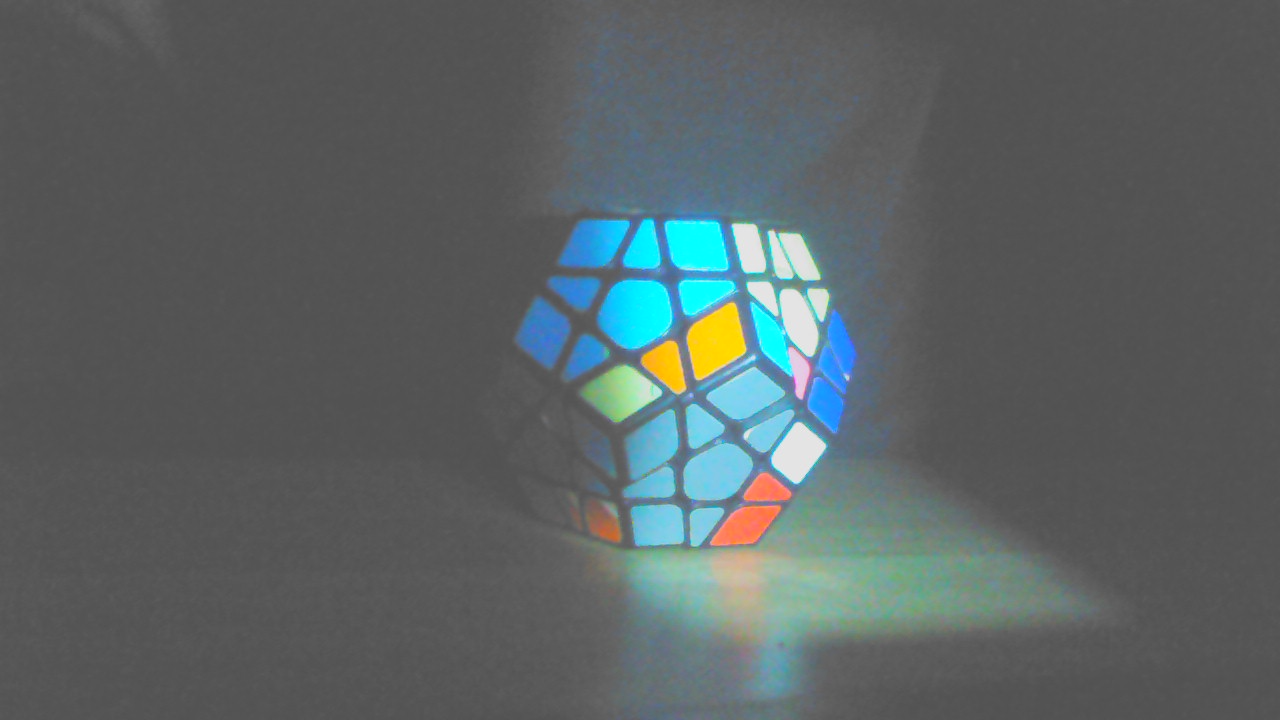
#> input picture CAMR/CAM0-04.png, 1280 x 720 px; its folder holds 4 pictures in this run; the run also reads 1 picture not shown here
$ python Code_2.procimages.py
#> lines starting #> are read from the running program, lines starting #| are printed output that depends on the picture
import numpy as np
import cv2
import os
import glob

def imgdesig(img1, img2):  # define a function for getting dark and light pattern
#> called with img1 = 'CAMR/CAM0-04.png', img2 = 'CAMR/CAM0-03.png'
    old_settings = np.seterr(all='ignore')
    img1 = cv2.imread(img1, cv2.IMREAD_GRAYSCALE)
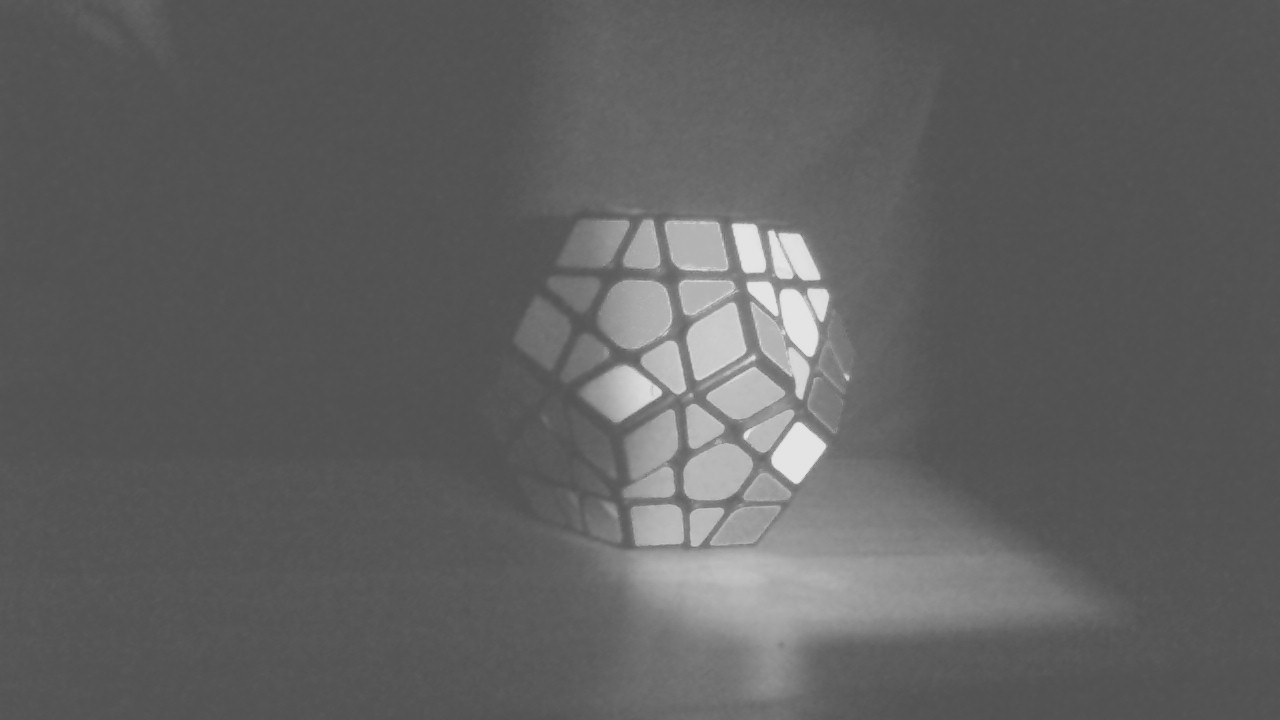
#> img1: shape (720, 1280); min 80, max 243, mean 96.4
    ret, img1 = cv2.threshold(img1, 10, 255, cv2.THRESH_TOZERO)
    img2 = cv2.imread(img2, cv2.IMREAD_GRAYSCALE)
    ret, img2 = cv2.threshold(img2, 10, 255, cv2.THRESH_TOZERO)
    threshold_img = (((img1 // 2) + (img2 // 2)))
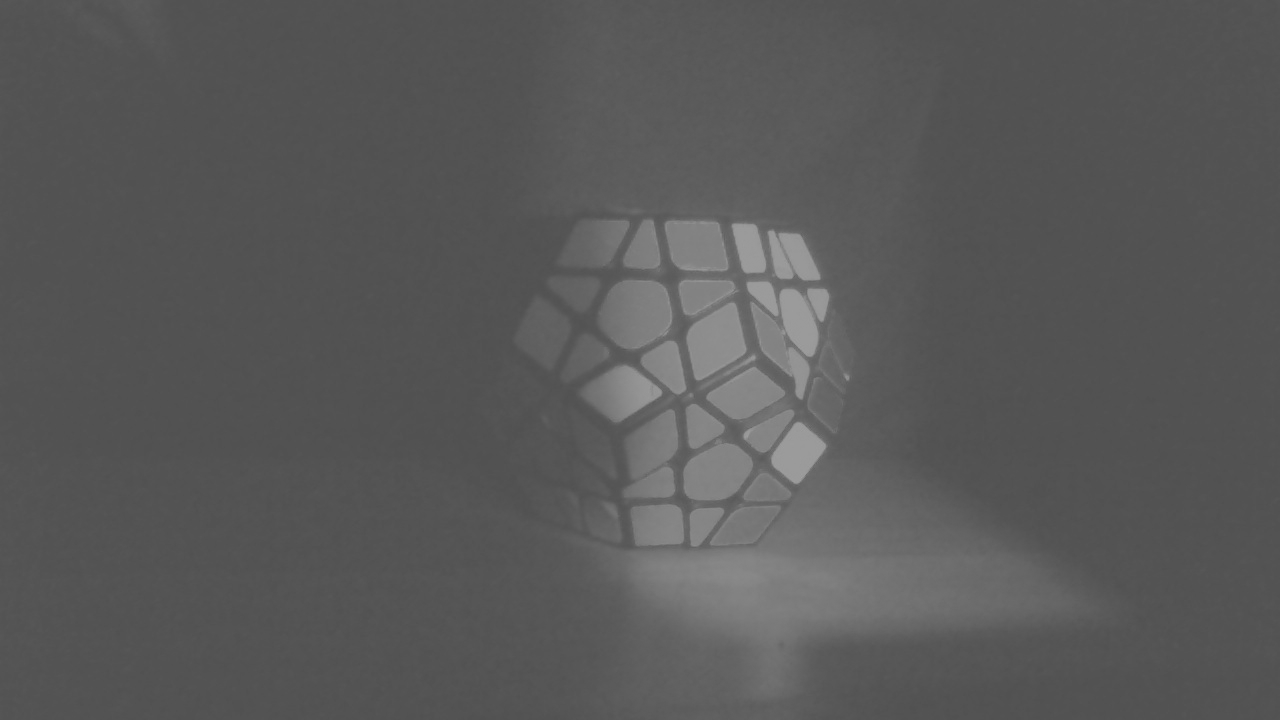
#> threshold_img: shape (720, 1280); min 80, max 162, mean 88.8

    img123 = (np.divide(img1, threshold_img))
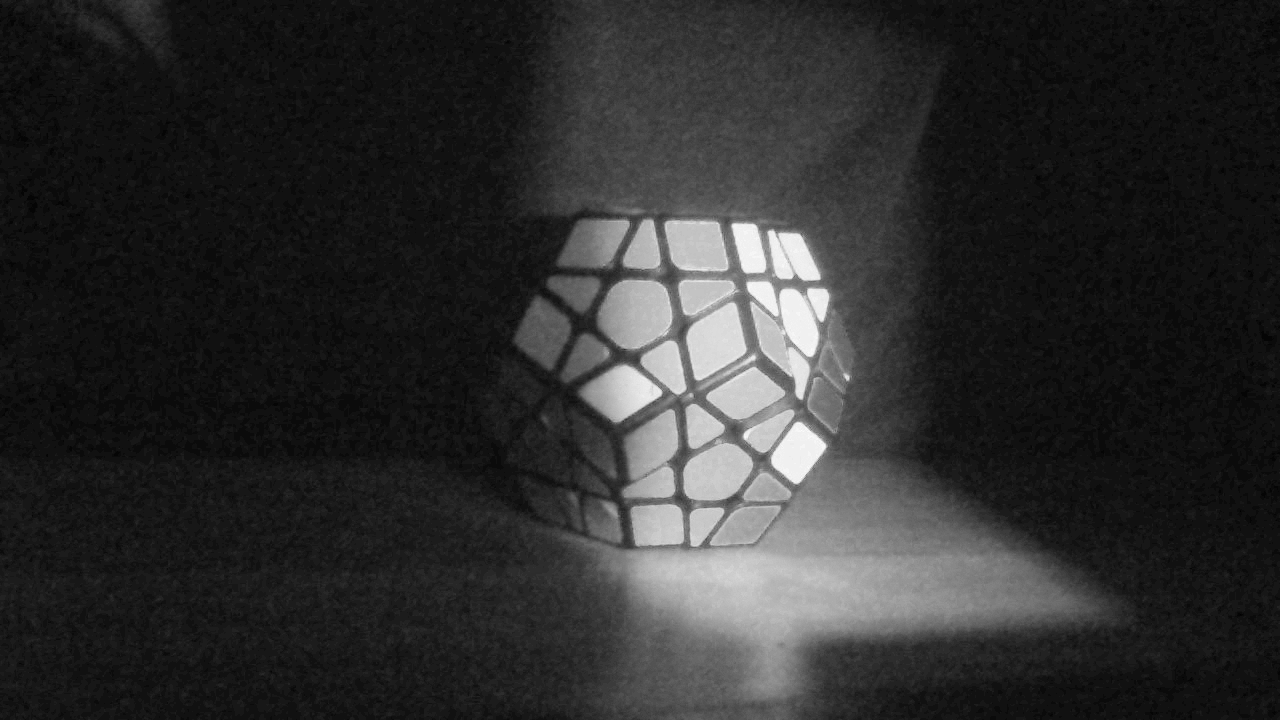
#> img123: shape (720, 1280) float64; min 0.976, max 1.5, mean 1.07; drawn with min black and max white
    img123 = img123.astype(np.int16)
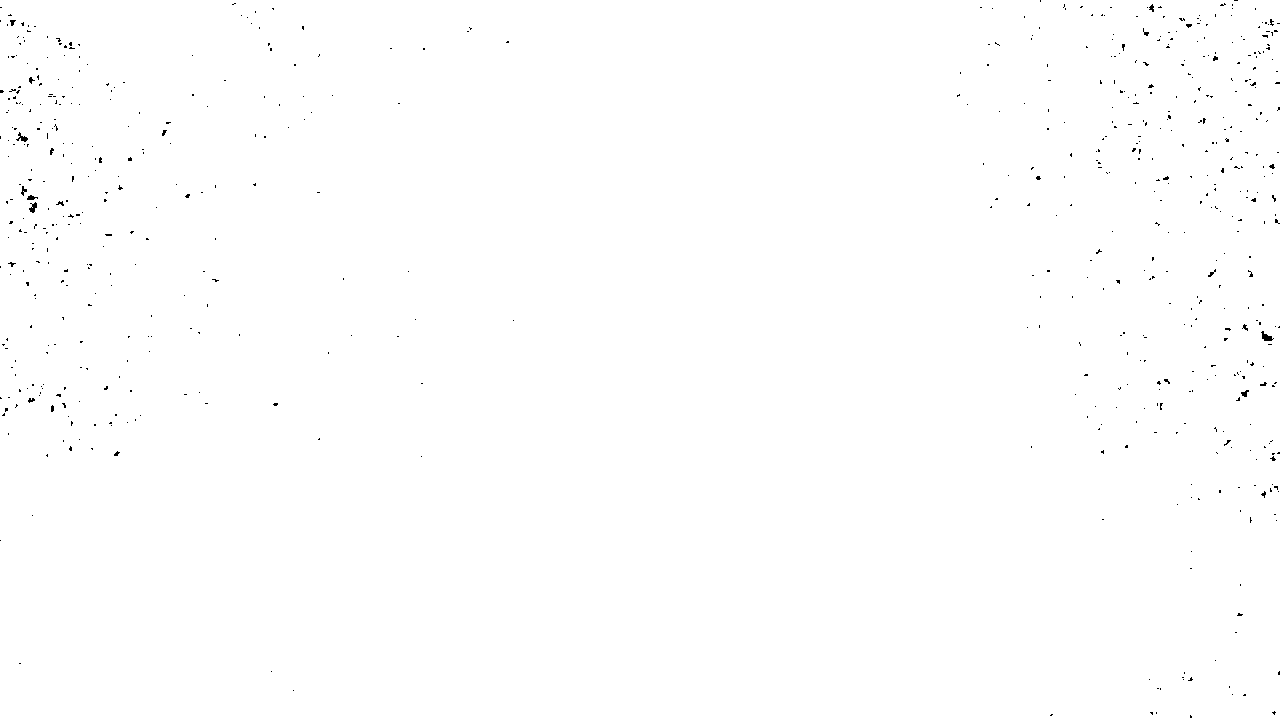
#> img123: shape (720, 1280) int16; values 0 (black) and 1 (white), 99.7% white; black in thin lines or dots

    finalImg  = (np.divide(img123, img123))
#> finalImg: shape (720, 1280) float64; 0.3% of the values are NaN or infinite; the others: min 1, max 1, mean 1
    finalImg = finalImg.astype(np.int16)

    return finalImg

def process_images(directory, output_filename):
    img_names = glob.glob(directory + "*.png")
    vertlino = 720
    horzlino = 1280

    grayimg = np.zeros((vertlino, horzlino), dtype=np.int16)
    camcode = np.zeros((vertlino, horzlino, 2), dtype=np.int16)
    imgbin3 = np.zeros((vertlino, horzlino, 3), dtype=np.int8)

    for ii in range(3, 22, 2):
        xx = ii - 3
        xx = xx // 2
#> (the run stopped early here; a loop or call above may not have finished)
